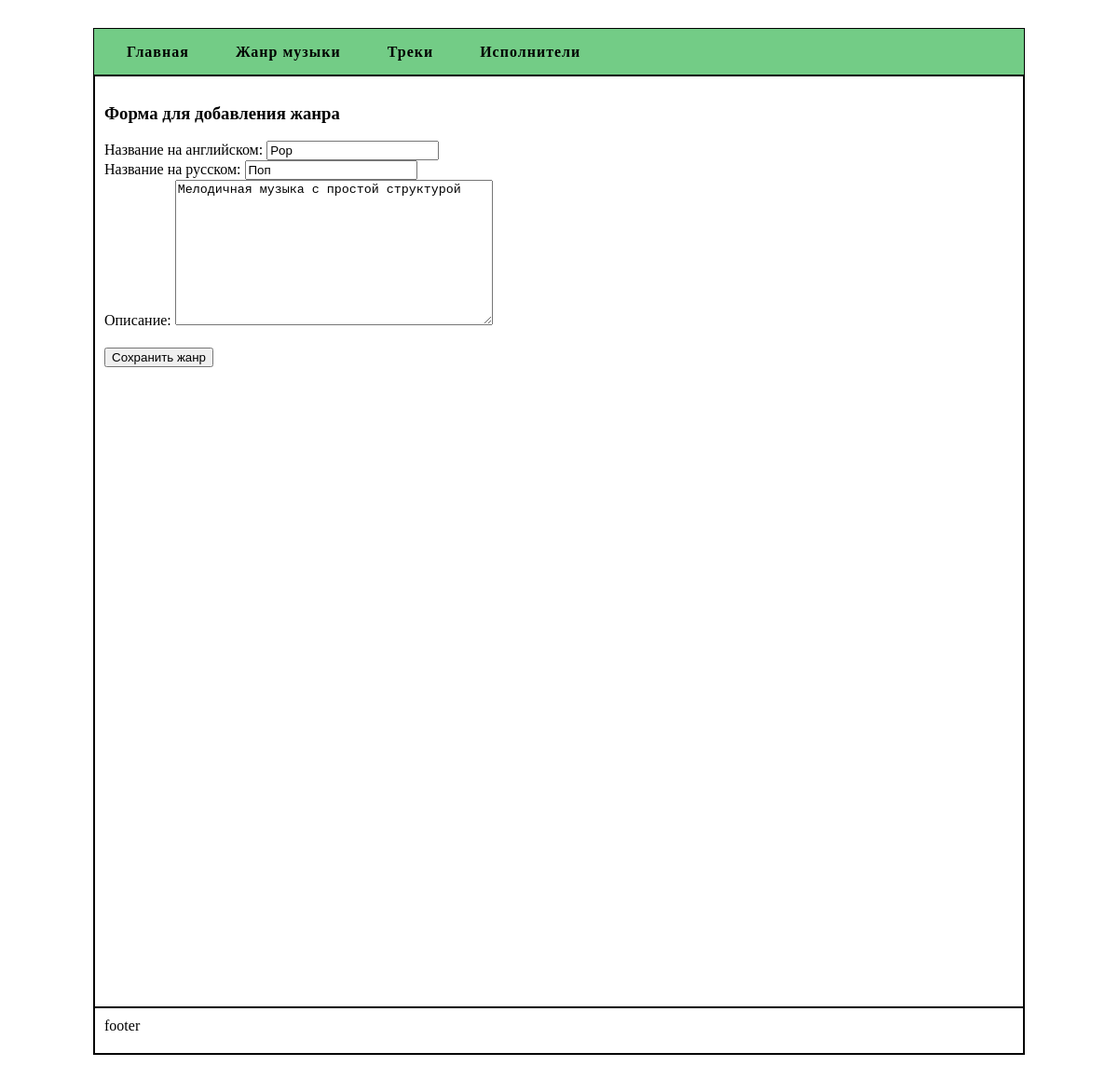
Page /edit_genre/1 on the committed database.
### main/models.py (models this page shows, shortened)
class Genre(models.Model):
    name_eng = models.CharField(max_length=100)
    name_ru = models.CharField(max_length=100)
    description = models.TextField()

### main/views.py (the view)
# urls.py: path('edit_genre/<int:id_genre>', views.edit_genre),
def edit_genre(request, id_genre):
    g = Genre.objects.get(id=id_genre)
    if request.method == "POST":
        genre = GenreForm(request.POST, instance=g)
        if genre.is_valid():
            genre.save()
        return redirect('/genre')
    else:
        genreform = GenreForm(instance=g)
        return render(request, "add_genre.html", {'form': genreform})

### main/forms.py
class GenreForm(forms.ModelForm):
    class Meta:
        model = Genre
        fields = '__all__'
        labels = {
            'name_ru': 'Название на русском',
            'name_eng': 'Название на английском',
            'description': 'Описание',
        }

### main/templates/add_genre.html (shortened to what this page needs)
{% extends "base.html" %}
{% block content %}
<h3>Форма для добавления жанра</h3>
<form method="post">
    <table>
        {{form}}
    </table>
    <input type="submit" value="Сохранить жанр">
</form>
{% endblock content %}

### main/static/styles.css (style rules this page uses)
* { box-sizing: border-box; }
table { width: 100%; border-collapse: collapse; margin-bottom: 20px; }

### rows in the picture
Genre: name_eng "Pop", name_ru "Поп", description "Мелодичная музыка с простой структурой"
